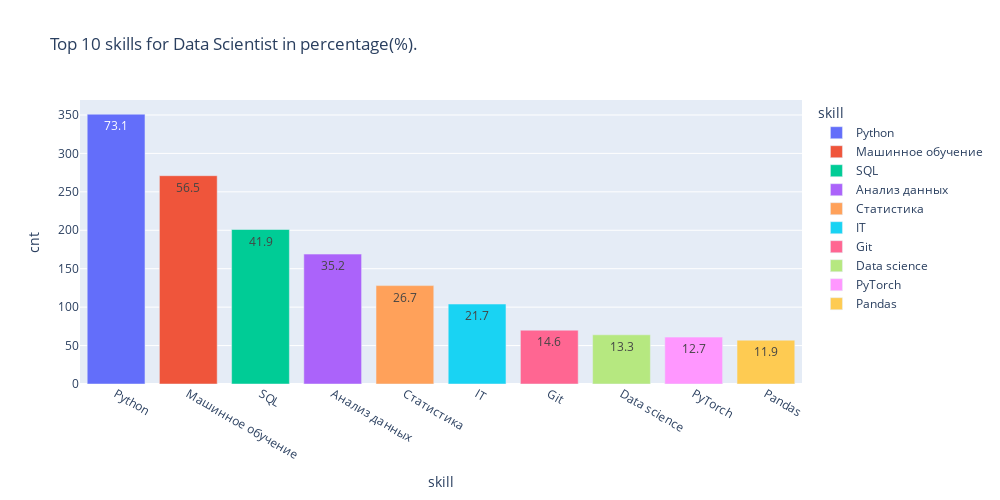

Here is the notebook cell this chart was saved with:
### Code cell
df = table_skillsDS.copy().head(10)

# Построим график.
# Отобразим на графике Топ-10 навыков и их долю в % из общего числа
# профессий "ds_vacancies".
fig = px.bar(
    data_frame=df, #датафрейм
    x=df.index, #ось x
    y=df["cnt"], #ось y
    color= df.index, #расцветка в зависимости от навыка
    text = round(df["cnt"]/ds_vacancies*100,1), #текст на столбцах
    orientation='v', #ориентация графика
    height=500, #высота
    width=1000, #ширина
    title='Top 10 skills for Data Scientist in percentage(%).' #заголовок
    
)

#отображаем его
fig.show()

### Figure 1 — Plotly figure (JSON) as saved in the notebook; plotly's stock layout.template omitted (floating-point values rounded to 4 significant figures)
{"data": [{"alignmentgroup": "True", "hovertemplate": "skill=%{x}<br>cnt=%{y}<br>text=%{text}<extra></extra>", "legendgroup": "Python", "marker": {"color": "#636efa", "pattern": {"shape": ""}}, "name": "Python", "offsetgroup": "Python", "orientation": "v", "showlegend": true, "text": [73.1], "textposition": "auto", "type": "bar", "x": ["Python"], "xaxis": "x", "y": [351], "yaxis": "y"}, {"alignmentgroup": "True", "hovertemplate": "skill=%{x}<br>cnt=%{y}<br>text=%{text}<extra></extra>", "legendgroup": "Машинное обучение", "marker": {"color": "#EF553B", "pattern": {"shape": ""}}, "name": "Машинное обучение", "offsetgroup": "Машинное обучение", "orientation": "v", "showlegend": true, "text": [56.5], "textposition": "auto", "type": "bar", "x": ["Машинное обучение"], "xaxis": "x", "y": [271], "yaxis": "y"}, {"alignmentgroup": "True", "hovertemplate": "skill=%{x}<br>cnt=%{y}<br>text=%{text}<extra></extra>", "legendgroup": "SQL", "marker": {"color": "#00cc96", "pattern": {"shape": ""}}, "name": "SQL", "offsetgroup": "SQL", "orientation": "v", "showlegend": true, "text": [41.9], "textposition": "auto", "type": "bar", "x": ["SQL"], "xaxis": "x", "y": [201], "yaxis": "y"}, {"alignmentgroup": "True", "hovertemplate": "skill=%{x}<br>cnt=%{y}<br>text=%{text}<extra></extra>", "legendgroup": "Анализ данных", "marker": {"color": "#ab63fa", "pattern": {"shape": ""}}, "name": "Анализ данных", "offsetgroup": "Анализ данных", "orientation": "v", "showlegend": true, "text": [35.2], "textposition": "auto", "type": "bar", "x": ["Анализ данных"], "xaxis": "x", "y": [169], "yaxis": "y"}, {"alignmentgroup": "True", "hovertemplate": "skill=%{x}<br>cnt=%{y}<br>text=%{text}<extra></extra>", "legendgroup": "Статистика", "marker": {"color": "#FFA15A", "pattern": {"shape": ""}}, "name": "Статистика", "offsetgroup": "Статистика", "orientation": "v", "showlegend": true, "text": [26.7], "textposition": "auto", "type": "bar", "x": ["Статистика"], "xaxis": "x", "y": [128], "yaxis": "y"}, {"alignmentgroup": "True", "hovertemplate": "skill=%{x}<br>cnt=%{y}<br>text=%{text}<extra></extra>", "legendgroup": "IT", "marker": {"color": "#19d3f3", "pattern": {"shape": ""}}, "name": "IT", "offsetgroup": "IT", "orientation": "v", "showlegend": true, "text": [21.7], "textposition": "auto", "type": "bar", "x": ["IT"], "xaxis": "x", "y": [104], "yaxis": "y"}, {"alignmentgroup": "True", "hovertemplate": "skill=%{x}<br>cnt=%{y}<br>text=%{text}<extra></extra>", "legendgroup": "Git", "marker": {"color": "#FF6692", "pattern": {"shape": ""}}, "name": "Git", "offsetgroup": "Git", "orientation": "v", "showlegend": true, "text": [14.6], "textposition": "auto", "type": "bar", "x": ["Git"], "xaxis": "x", "y": [70], "yaxis": "y"}, {"alignmentgroup": "True", "hovertemplate": "skill=%{x}<br>cnt=%{y}<br>text=%{text}<extra></extra>", "legendgroup": "Data science", "marker": {"color": "#B6E880", "pattern": {"shape": ""}}, "name": "Data science", "offsetgroup": "Data science", "orientation": "v", "showlegend": true, "text": [13.3], "textposition": "auto", "type": "bar", "x": ["Data science"], "xaxis": "x", "y": [64], "yaxis": "y"}, {"alignmentgroup": "True", "hovertemplate": "skill=%{x}<br>cnt=%{y}<br>text=%{text}<extra></extra>", "legendgroup": "PyTorch", "marker": {"color": "#FF97FF", "pattern": {"shape": ""}}, "name": "PyTorch", "offsetgroup": "PyTorch", "orientation": "v", "showlegend": true, "text": [12.7], "textposition": "auto", "type": "bar", "x": ["PyTorch"], "xaxis": "x", "y": [61], "yaxis": "y"}, {"alignmentgroup": "True", "hovertemplate": "skill=%{x}<br>cnt=%{y}<br>text=%{text}<extra></extra>", "legendgroup": "Pandas", "marker": {"color": "#FECB52", "pattern": {"shape": ""}}, "name": "Pandas", "offsetgroup": "Pandas", "orientation": "v", "showlegend": true, "text": [11.9], "textposition": "auto", "type": "bar", "x": ["Pandas"], "xaxis": "x", "y": [57], "yaxis": "y"}], "layout": {"barmode": "relative", "height": 500, "legend": {"title": {"text": "skill"}, "tracegroupgap": 0}, "title": {"text": "Top 10 skills for Data Scientist in percentage(%)."}, "width": 1000, "xaxis": {"anchor": "y", "categoryarray": ["Python", "Машинное обучение", "SQL", "Анализ данных", "Статистика", "IT", "Git", "Data science", "PyTorch", "Pandas"], "categoryorder": "array", "domain": [0, 1], "title": {"text": "skill"}}, "yaxis": {"anchor": "x", "domain": [0, 1], "title": {"text": "cnt"}}}}
